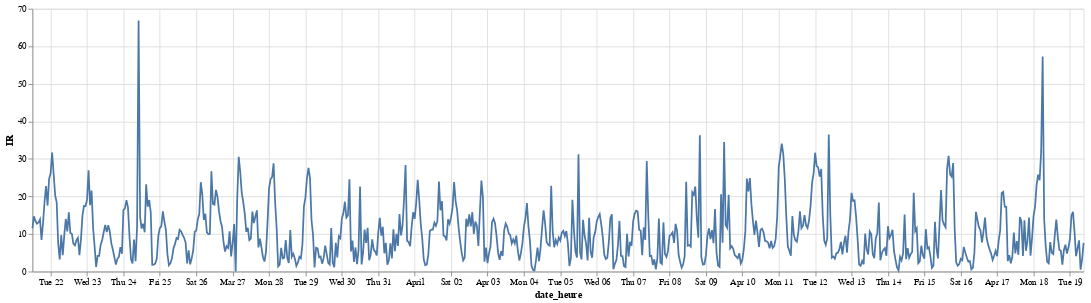

Notebook source saved alongside this figure:
### Code cell
# réprésentation graphique rapide
alt.Chart(dfIR).mark_line().encode(
    x='date_heure',
    y='IR'
).properties(width=1200)

### Figure 1 — Vega-Lite specification as saved in the notebook (floating-point values rounded to 4 significant figures; data arrays with more than 128 entries replaced by an {"elided": "..."} marker saying what was removed)
{"config": {"view": {"continuousWidth": 400, "continuousHeight": 300}}, "data": {"name": "data-1f28891c664288e8328bd7cb6b66c468"}, "mark": "line", "encoding": {"x": {"field": "date_heure", "type": "temporal"}, "y": {"field": "IR", "type": "quantitative"}}, "width": 1200, "$schema": "https://vega.github.io/schema/vega-lite/v4.17.0.json", "datasets": {"data-1f28891c664288e8328bd7cb6b66c468": {"elided": "694 records"}}}
